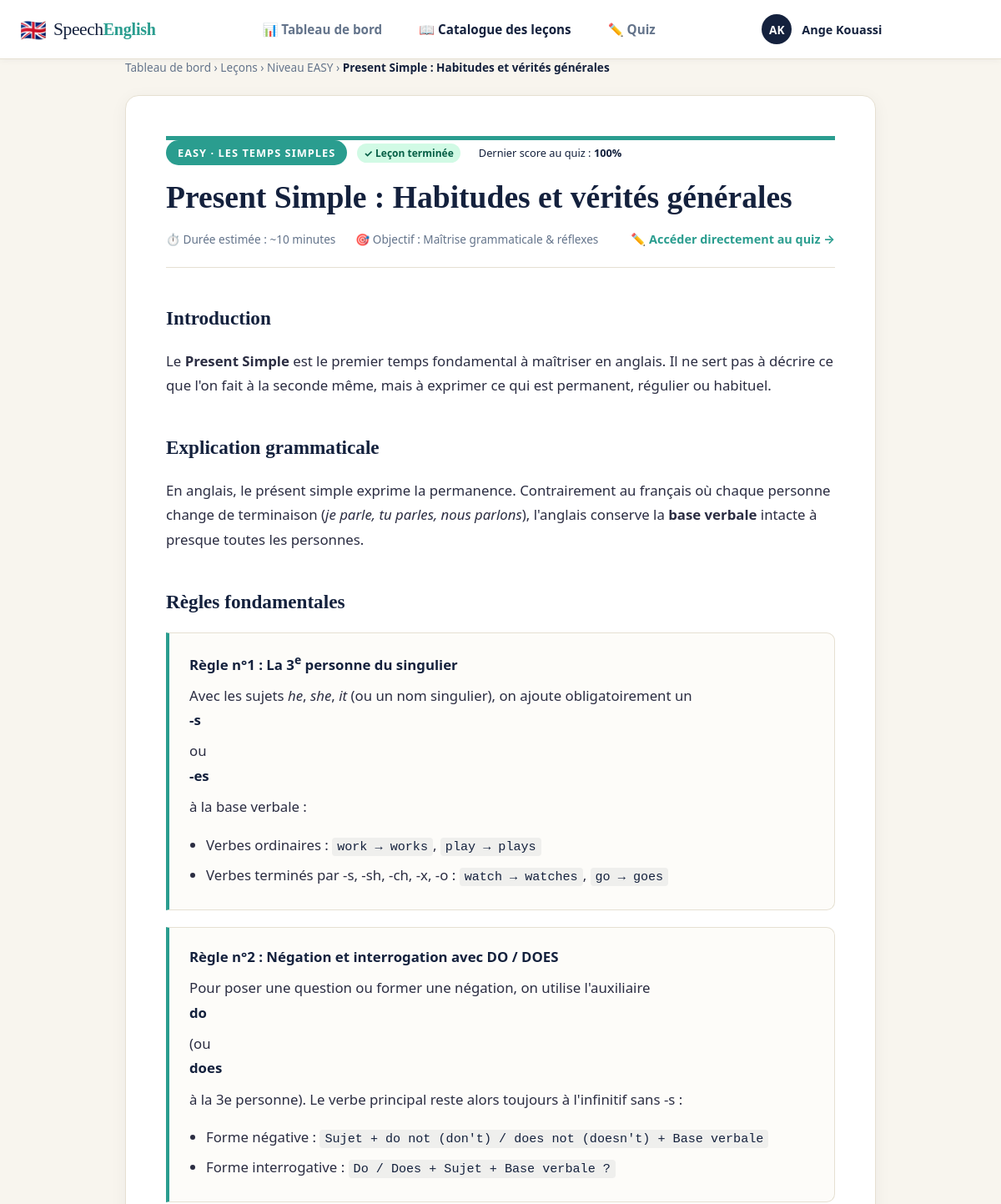
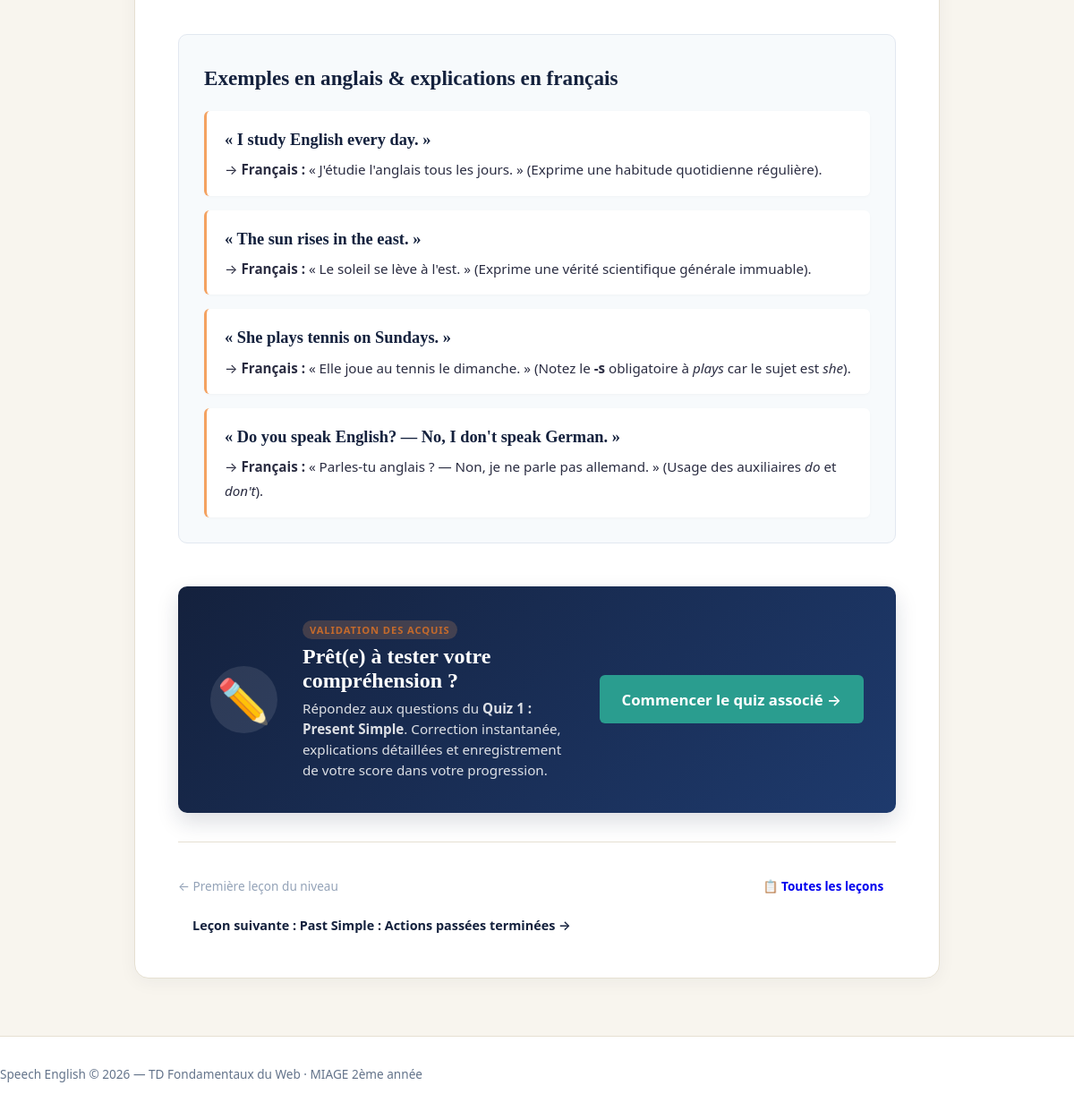
/lessons/1 (signed in), run on the app's committed database (2 pictures, top to bottom).
### tables this page shows
CREATE TABLE `utilisateurs` (
    `id` INT UNSIGNED AUTO_INCREMENT PRIMARY KEY,
    `nom` VARCHAR(100) NOT NULL,
    `prenom` VARCHAR(100) NOT NULL,
    `email` VARCHAR(191) NOT NULL UNIQUE,
    `mot_de_passe` VARCHAR(255) NOT NULL COMMENT 'Hash bcrypt ou argon2 (jamais en clair)',
    `date_creation` DATETIME NOT NULL DEFAULT CURRENT_TIMESTAMP,
    `date_mise_a_jour` DATETIME NULL DEFAULT NULL ON UPDATE CURRENT_TIMESTAMP
);

CREATE TABLE `lecons` (
    `id` INT UNSIGNED AUTO_INCREMENT PRIMARY KEY,
    `niveau_id` INT UNSIGNED NOT NULL,
    `titre` VARCHAR(150) NOT NULL,
    `slug` VARCHAR(150) NOT NULL UNIQUE,
    `contenu` LONGTEXT NOT NULL COMMENT 'Règles, structures, exemples bilingues et remarques',
    `ordre` INT UNSIGNED NOT NULL DEFAULT 1,
    `date_creation` DATETIME NOT NULL DEFAULT CURRENT_TIMESTAMP,
    `date_mise_a_jour` DATETIME NULL DEFAULT NULL ON UPDATE CURRENT_TIMESTAMP,
    CONSTRAINT `fk_lecons_niveaux`
        FOREIGN KEY (`niveau_id`) REFERENCES `niveaux` (`id`)
        ON DELETE RESTRICT ON UPDATE CASCADE
);

CREATE TABLE `niveaux` (
    `id` INT UNSIGNED AUTO_INCREMENT PRIMARY KEY,
    `code` VARCHAR(20) NOT NULL UNIQUE COMMENT 'Identifiant court : easy, basic, hard',
    `titre` VARCHAR(100) NOT NULL,
    `description` TEXT NULL,
    `ordre` TINYINT UNSIGNED NOT NULL DEFAULT 1,
    `date_creation` DATETIME NOT NULL DEFAULT CURRENT_TIMESTAMP
);

CREATE TABLE `tentatives_quiz` (
    `id` INT UNSIGNED AUTO_INCREMENT PRIMARY KEY,
    `utilisateur_id` INT UNSIGNED NOT NULL,
    `quiz_id` INT UNSIGNED NOT NULL,
    `score_obtenu` INT UNSIGNED NOT NULL,
    `score_max` INT UNSIGNED NOT NULL,
    `bonnes_reponses` INT UNSIGNED NOT NULL DEFAULT 0,
    `mauvaises_reponses` INT UNSIGNED NOT NULL DEFAULT 0,
    `pourcentage` DECIMAL(5,2) NOT NULL COMMENT 'Score en pourcentage (ex: 80.00)',
    `date_tentative` DATETIME NOT NULL DEFAULT CURRENT_TIMESTAMP,
    CONSTRAINT `fk_tentatives_utilisateurs`
        FOREIGN KEY (`utilisateur_id`) REFERENCES `utilisateurs` (`id`)
        ON DELETE CASCADE ON UPDATE CASCADE,
    CONSTRAINT `fk_tentatives_quiz`
        FOREIGN KEY (`quiz_id`) REFERENCES `quiz` (`id`)
        ON DELETE CASCADE ON UPDATE CASCADE
);

CREATE TABLE `quiz` (
    `id` INT UNSIGNED AUTO_INCREMENT PRIMARY KEY,
    `lecon_id` INT UNSIGNED NOT NULL UNIQUE COMMENT 'Chaque leçon possède un quiz d évaluation unique',
    `titre` VARCHAR(150) NOT NULL,
    `description` TEXT NULL,
    `date_creation` DATETIME NOT NULL DEFAULT CURRENT_TIMESTAMP,
    CONSTRAINT `fk_quiz_lecons`
        FOREIGN KEY (`lecon_id`) REFERENCES `lecons` (`id`)
        ON DELETE CASCADE ON UPDATE CASCADE
);

### app/helpers/functions.php (called while the page is built, shortened)
<?php
function e($value): string
{
    return htmlspecialchars((string) $value, ENT_QUOTES, 'UTF-8');
}
function url(string $path = ''): string
{
    $scriptDir = dirname($_SERVER['SCRIPT_NAME'] ?? '');
    $base = ($scriptDir === '/' || $scriptDir === '\\') ? '' : rtrim($scriptDir, '/\\');
    $cleanPath = ltrim($path, '/');
    return $cleanPath === '' ? ($base ?: '/') : $base . '/' . $cleanPath;
}
function renderView(string $view, array $data = []): void
{
    extract($data);
    $viewPath = dirname(__DIR__) . DIRECTORY_SEPARATOR . 'views' . DIRECTORY_SEPARATOR . str_replace('/', DIRECTORY_SEPARATOR, $view) . '.php';
    require $viewPath;
}

### app/controllers/LessonController.php (called while the page is built, shortened)
<?php
class LessonController
{
    private Lesson $lessonModel;
    private User $userModel;
    public function __construct()
    {
        $this->lessonModel = new Lesson();
        $this->userModel = new User();
    }
    public function show(int $id): void
    {
        $userId = $_SESSION['user_id'] ?? null;
        $user = $this->userModel->findById((int) $userId);
        $lesson = $this->lessonModel->findById($id, (int) $userId);
        $this->lessonModel->markAsViewed((int) $userId, $id);
        renderView('lessons/show', [
            'user'   => $user,
            'lesson' => $lesson,
        ]);
    }
}

### app/config/database.php (called while the page is built, shortened)
<?php
class Database
{
    private static ?PDO $connection = null;
    public static function getConnection(): PDO
    {
        if (self::$connection === null) {
            $host    = getenv('DB_HOST');
            $port    = getenv('DB_PORT') ?: '3306';
            $dbname  = getenv('DB_NAME');
            $user    = getenv('DB_USER');
            $pass    = getenv('DB_PASS');
            $charset = getenv('DB_CHARSET') ?: 'utf8mb4';
            $dsn = "mysql:host={$host};port={$port};dbname={$dbname};charset={$charset}";
            $options = [
                PDO::ATTR_ERRMODE            => PDO::ERRMODE_EXCEPTION,
                PDO::ATTR_DEFAULT_FETCH_MODE => PDO::FETCH_ASSOC,
                PDO::ATTR_EMULATE_PREPARES   => false,
                PDO::MYSQL_ATTR_INIT_COMMAND => "SET NAMES '{$charset}' COLLATE '{$charset}_unicode_ci'",
                PDO::ATTR_TIMEOUT            => 5,
            ];
            try {
                self::$connection = new PDO($dsn, $user, $pass !== false ? $pass : '', $options);
            } catch (PDOException $e) {
                error_log("[Database Connection Error] " . $e->getMessage());
                throw new RuntimeException(
                    "Erreur de connexion à la base de données : impossible d'établir la communication avec le serveur MySQL. " .
                    "Veuillez vérifier que le service MySQL est démarré et que les accès dans .env sont corrects."
                );
            }
        }
        return self::$connection;
    }
}

### app/models/User.php (called while the page is built, shortened)
<?php
class User
{
    private PDO $db;
    public function __construct()
    {
        $this->db = Database::getConnection();
    }
    public function findById(int $id): ?array
    {
        $sql = "SELECT id, nom, prenom, email, date_creation
                FROM utilisateurs
                WHERE id = :id
                LIMIT 1";
        $stmt = $this->db->prepare($sql);
        $stmt->execute(['id' => $id]);
        $user = $stmt->fetch();
        return $user ?: null;
    }
}

### app/models/Lesson.php (called while the page is built, shortened)
<?php
class Lesson
{
    private PDO $db;
    public function __construct()
    {
        $this->db = Database::getConnection();
    }
    public function findById(int $lessonId, ?int $userId = null): ?array
    {
        $sql = "
            SELECT
                l.id,
                l.niveau_id,
                l.titre,
                l.slug,
                l.contenu,
                l.ordre,
                l.date_creation,
                n.code AS niveau_code,
                n.titre AS niveau_titre,
                n.description AS niveau_description,
                q.id AS quiz_id,
                q.titre AS quiz_titre,
                q.description AS quiz_description
            FROM lecons l
            JOIN niveaux n ON l.niveau_id = n.id
            LEFT JOIN quiz q ON l.id = q.lecon_id
            WHERE l.id = :lid
            LIMIT 1
        ";
        $stmt = $this->db->prepare($sql);
        $stmt->execute(['lid' => $lessonId]);
        $lesson = $stmt->fetch();
        if ($userId !== null) {
            $progStmt = $this->db->prepare("
                SELECT statut, date_derniere_consultation, date_completion
                FROM progression_lecons
                WHERE utilisateur_id = :uid AND lecon_id = :lid
                LIMIT 1
            ");
            $progStmt->execute(['uid' => $userId, 'lid' => $lessonId]);
            $prog = $progStmt->fetch();
            $lesson['user_statut'] = $prog['statut'] ?? 'non_commence';
            $lesson['date_completion'] = $prog['date_completion'] ?? null;
            if (!empty($lesson['quiz_id'])) {
                $scoreStmt = $this->db->prepare("
                    SELECT score_obtenu, score_max, pourcentage, date_tentative
                    FROM tentatives_quiz
                    WHERE utilisateur_id = :uid AND quiz_id = :qid
                    ORDER BY date_tentative DESC, id DESC
                    LIMIT 1
                ");
                $scoreStmt->execute(['uid' => $userId, 'qid' => $lesson['quiz_id']]);
                $lesson['user_last_score'] = $scoreStmt->fetch() ?: null;
            } else {
                $lesson['user_last_score'] = null;
            }
        } else {
            $lesson['user_statut'] = 'non_commence';
            $lesson['date_completion'] = null;
            $lesson['user_last_score'] = null;
        }
        $lesson['previous_lesson'] = $this->getNeighborLesson((int) $lesson['niveau_id'], (int) $lesson['ordre'], 'prev');
        $lesson['next_lesson'] = $this->getNeighborLesson((int) $lesson['niveau_id'], (int) $lesson['ordre'], 'next');
        return $lesson;
    }
    private function getNeighborLesson(int $niveauId, int $currentOrder, string $direction): ?array
    {
        if ($direction === 'prev') {
            $sql = "
                SELECT id, titre, slug
                FROM lecons
                WHERE niveau_id = :nid AND ordre < :ord
                ORDER BY ordre DESC
                LIMIT 1
            ";
        } else {
            $sql = "
                SELECT id, titre, slug
                FROM lecons
                WHERE niveau_id = :nid AND ordre > :ord
                ORDER BY ordre ASC
                LIMIT 1
            ";
        }
        $stmt = $this->db->prepare($sql);
        $stmt->execute(['nid' => $niveauId, 'ord' => $currentOrder]);
        $neighbor = $stmt->fetch();
        return $neighbor ?: null;
    }
}

### app/views/lessons/show.php (the view, shortened to what this page needs)
<!DOCTYPE html>
<html lang="fr">
<head>
    <link rel="stylesheet" href="<?= url('/assets/css/style.css') ?>">
</head>
<body class="dashboard-body">
    <header class="app-header">
        <div class="header-container">
            <div class="brand">
                <a href="<?= url('/dashboard') ?>" class="brand-link">
                    <span class="brand-flag">🇬🇧</span>
                    <span class="brand-name">Speech<strong>English</strong></span>
                </a>
            </div>
            <nav class="nav-links">
                <a href="<?= url('/dashboard') ?>" class="nav-link">📊 Tableau de bord</a>
                <a href="<?= url('/lessons') ?>" class="nav-link active">📖 Catalogue des leçons</a>
                <a href="<?= url('/dashboard#quiz-section') ?>" class="nav-link">✏️ Quiz</a>
            </nav>
            <div class="header-user">
                <div class="user-avatar-badge">
                    <?= strtoupper(substr($user['prenom'], 0, 1) . substr($user['nom'], 0, 1)) ?>
                </div>
                <div class="user-meta">
                    <span class="user-greeting"><?= e($user['prenom']) ?> <?= e($user['nom']) ?></span>
                </div>
                <a href="<?= url('/logout') ?>" class="btn-logout" title="Déconnexion">Déconnexion</a>
            </div>
        </div>
    </header>
    <main class="dashboard-main">
        <div class="container lesson-container">
            <nav class="breadcrumb-nav">
                <a href="<?= url('/dashboard') ?>">Tableau de bord</a> &rsaquo;
                <a href="<?= url('/lessons') ?>">Leçons</a> &rsaquo;
                <a href="<?= url('/levels/' . e($lesson['niveau_code'])) ?>" class="breadcrumb-level">
                    Niveau <?= strtoupper(e($lesson['niveau_code'])) ?>
                </a> &rsaquo;
                <span class="breadcrumb-current"><?= e($lesson['titre']) ?></span>
            </nav>
            <article class="lesson-article">
                <header class="lesson-header border-top-<?= e($lesson['niveau_code']) ?>">
                    <div class="lesson-badges">
                        <span class="pill solid-<?= e($lesson['niveau_code']) ?>">
                            <?= strtoupper(e($lesson['niveau_code'])) ?> &middot; <?= e($lesson['niveau_titre']) ?>
                        </span>
                        <?php if ($lesson['user_statut'] === 'termine'): ?>
                            <span class="badge-status badge-done">✓ Leçon terminée</span>
                        <?php else: ?>
                            <span class="badge-status badge-in-progress">⏳ Leçon en cours d'apprentissage</span>
                        <?php endif; ?>
                        <?php if (!empty($lesson['user_last_score'])): ?>
                            <span class="score-pill">
                                Dernier score au quiz : <strong><?= round($lesson['user_last_score']['pourcentage']) ?>%</strong>
                            </span>
                        <?php endif; ?>
                    </div>
                    <h1 class="lesson-main-title"><?= e($lesson['titre']) ?></h1>
                    <div class="lesson-meta-bar">
                        <span class="lesson-meta-item">⏱️ Durée estimée : ~10 minutes</span>
                        <span class="lesson-meta-item">🎯 Objectif : Maîtrise grammaticale & réflexes</span>
                        <?php if (!empty($lesson['quiz_id'])): ?>
                            <a href="<?= url('/quiz/' . $lesson['quiz_id']) ?>" class="btn-quiz-jump">
                                ✏️ Accéder directement au quiz &rarr;
                            </a>
                        <?php endif; ?>
                    </div>
                </header>
                <div class="lesson-body">
                    <?= $lesson['contenu'] ?>
                </div>
                <?php if (!empty($lesson['quiz_id'])): ?>
                    <div class="lesson-quiz-cta-card">
                        <div class="cta-icon-box">✏️</div>
                        <div class="cta-content">
                            <span class="pill gold sm">VALIDATION DES ACQUIS</span>
                            <h3>Prêt(e) à tester votre compréhension ?</h3>
                            <p>
                                Répondez aux questions du <strong><?= e($lesson['quiz_titre']) ?></strong>.
                                Correction instantanée, explications détaillées et enregistrement de votre score dans votre progression.
                            </p>
                        </div>
                        <div class="cta-action">
                            <a href="<?= url('/quiz/' . $lesson['quiz_id']) ?>" class="btn btn-primary btn-lg btn-pulse">
                                Commencer le quiz associé &rarr;
                            </a>
                        </div>
                    </div>
                <?php endif; ?>
                <footer class="lesson-footer-nav">
                    <div class="nav-prev">
                        <?php if (!empty($lesson['previous_lesson'])): ?>
                            <a href="<?= url('/lessons/' . $lesson['previous_lesson']['id']) ?>" class="btn-nav-lesson">
                                &larr; Leçon précédente : <?= e($lesson['previous_lesson']['titre']) ?>
                            </a>
                        <?php else: ?>
                            <span class="btn-nav-disabled">&larr; Première leçon du niveau</span>
                        <?php endif; ?>
                    </div>
                    <div class="nav-catalog">
                        <a href="<?= url('/lessons') ?>" class="btn btn-outline btn-sm">
                            📋 Toutes les leçons
                        </a>
                    </div>
                    <div class="nav-next">
                        <?php if (!empty($lesson['next_lesson'])): ?>
                            <a href="<?= url('/lessons/' . $lesson['next_lesson']['id']) ?>" class="btn-nav-lesson">
                                Leçon suivante : <?= e($lesson['next_lesson']['titre']) ?> &rarr;
                            </a>
                        <?php else: ?>
                            <span class="btn-nav-disabled">Dernière leçon du niveau &rarr;</span>
                        <?php endif; ?>
                    </div>
                </footer>
            </article>
        </div>
    </main>
    <footer class="app-footer">
        <div class="container text-center">
            <p>Speech English &copy; <?= date('Y') ?> — TD Fondamentaux du Web &middot; MIAGE 2ème année</p>
        </div>
    </footer>
</body>
</html>

### data on the page
utilisateurs: prenom+nom "AK", prenom "Ange", nom "Kouassi"
lecons: niveau.code "EASY", titre "Present Simple : Habitudes et vérités générales", niveau.titre "LES TEMPS SIMPLES", contenu "Introduction Le Present Simple est le premier temps fondamental à maîtriser en anglais. Il ne sert pas à décrire ce que l'on fait à la seconde même, mais à exprimer ce qui est permanent, régulier ou habituel. Explication grammaticale En anglais, le présent simple exprime la permanence. Contrairement au français où chaque personne change de terminaison ( je parle, tu parles, nous parlons ), l'anglais conserve la base verbale intacte à presque toutes les personnes. Règles fondamentales Règle n°1 : La 3 e personne du singulier Avec les sujets he , she , it (ou un nom singulier), on ajoute obligatoirement un -s ou -es à la base verbale : Verbes ordinaires : work → works , play → plays Verbes…", quiz.titre "Quiz 1 : Present Simple"
tentatives_quiz: pourcentage "100"
lecons: titre "Past Simple : Actions passées terminées"
